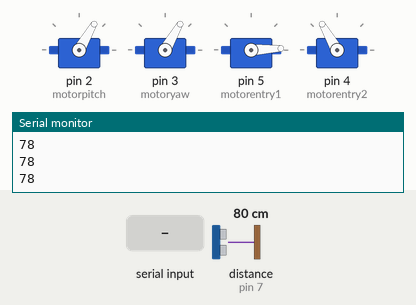
The sketch below on a simulated Arduino Uno, built with avr-gcc and run on an emulated ATmega328P. Shown: 4 × servo, the last lines printed to the serial monitor. Wiring (inferred from the names in the program): ultrasonic range finder: trigger pin 6; echo pin 7. Inputs (shaded band) come from the test bench; at power-on: distance to the obstacle (sensor on pin 7) 80 cm. The echo pulse lasts 58.3 µs per cm.

Above: at 1.2 s.
1.3 s: "home 1\n" received over Serial
At 1.9 s:
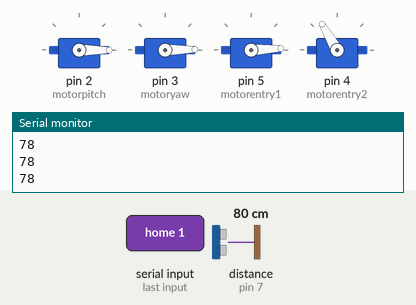
2.8 s: "home 150\n" received over Serial
At 4.1 s:
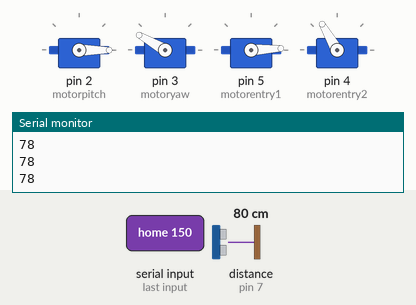
4.4 s: "30 150\n" received over Serial
At 5.0 s:
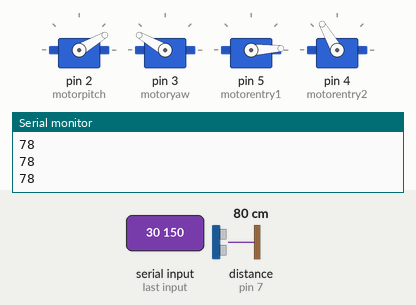
5.9 s: "90 45 200\n" received over Serial
At 7.1 s:
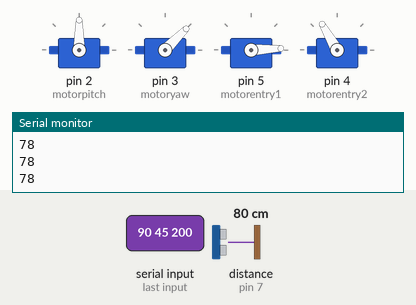
7.4 s: "1 90\n" received over Serial
At 8.9 s:
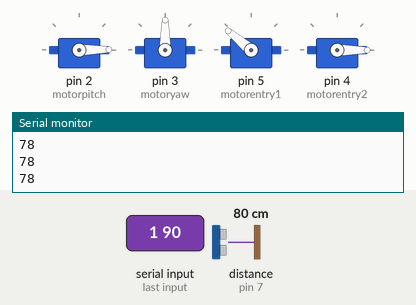
9.9 s: "30 150 10\n" received over Serial
At 10.3 s:
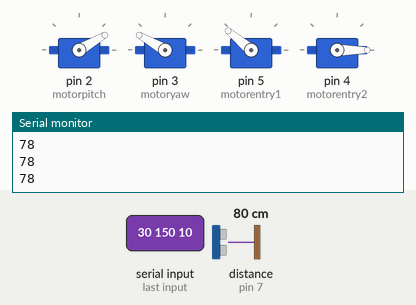
Timing chart, 0 to 12.9 s (numbered marks = the images above; inputs shaded):
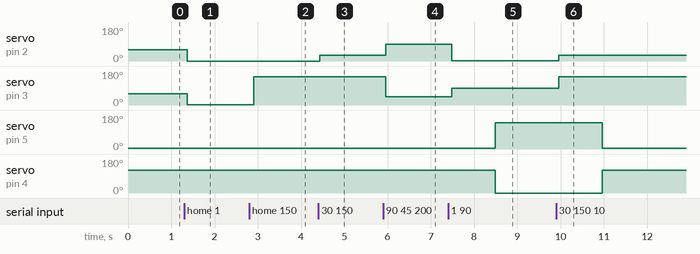

The sketch:

ServoKontrol.ino
```cpp
#include <Servo.h>

Servo motorpitch, motoryaw, motorentry1 ,motorentry2;
int serialData,motor1Data, motor2Data,distance;
const int trigPin = 6;
const int echoPin = 7;
long duration;
void setup() {
  motorpitch.attach(2);
  motoryaw.attach(3);
  motorentry1.attach(5);
  motorentry2.attach(4);
  Serial.begin(9600);
  motorpitch.write(60);
  motoryaw.write(60);
  motorentry1.write(3);
  motorentry2.write(120);
  pinMode(trigPin, OUTPUT);
  pinMode(echoPin, INPUT);

}
void loop() {
    digitalWrite(trigPin, LOW);
    delayMicroseconds(2);
    digitalWrite(trigPin, HIGH);
    delayMicroseconds(10);
    digitalWrite(trigPin, LOW);

    duration = pulseIn(echoPin, HIGH);

    distance = duration*0.034/2;
    Serial.println(String(distance));
  if (Serial.available() > 0) {
    String input = Serial.readStringUntil('\n');
    if(input == "home"){
      motorentry1.write(3);
      motorpitch.write(60);
      motoryaw.write(60);
      motorentry2.write(120);
    }
    else{
    int spaceIndex = input.indexOf(' ');
    int entryindex = input.indexOf('-');

    if (spaceIndex != -1) {
      String motorpitchstate = input.substring(0, spaceIndex);
      String motoryawstate = input.substring(spaceIndex + 1);
      String motorentrystate = input.substring(entryindex + 1);

      motorpitch.write(motorpitchstate.toInt());
      motoryaw.write(motoryawstate.toInt());
      delay(1000);
      if(motorentrystate.toInt() == 1){
          motorentry1.write(140);
          motorentry2.write(0);
      }else{
          motorentry1.write(3);
          motorentry2.write(120);
      }
    }
  }
  }

  delay(100);
}
```

Measured:
- after the input at 1.3 s, servo on pin 2 (motorpitch): 60° → 0° after 0.08 s; servo on pin 3 (motoryaw): 60° → 1° after 0.08 s
- after the input at 2.8 s, servo on pin 3 (motoryaw): 1° → 150° after 0.10 s
- after the input at 4.4 s, servo on pin 2 (motorpitch): 0° → 30° at once
- after the input at 5.9 s, servo on pin 2 (motorpitch): 30° → 90° after 0.06 s; servo on pin 3 (motoryaw): 150° → 45° after 0.06 s
- after the input at 7.4 s, servo on pin 2 (motorpitch): 90° → 1° after 0.08 s; servo on pin 3 (motoryaw): 45° → 90° after 0.08 s; servo on pin 5 (motorentry1): 3° → 140° after 1.1 s; servo on pin 4 (motorentry2): 120° → 0° after 1.1 s
- after the input at 9.9 s, servo on pin 2 (motorpitch): 1° → 30° after 0.06 s; servo on pin 3 (motoryaw): 90° → 150° after 0.06 s; servo on pin 5 (motorentry1): 140° → 3° after 1.1 s; servo on pin 4 (motorentry2): 0° → 120° after 1.1 s
